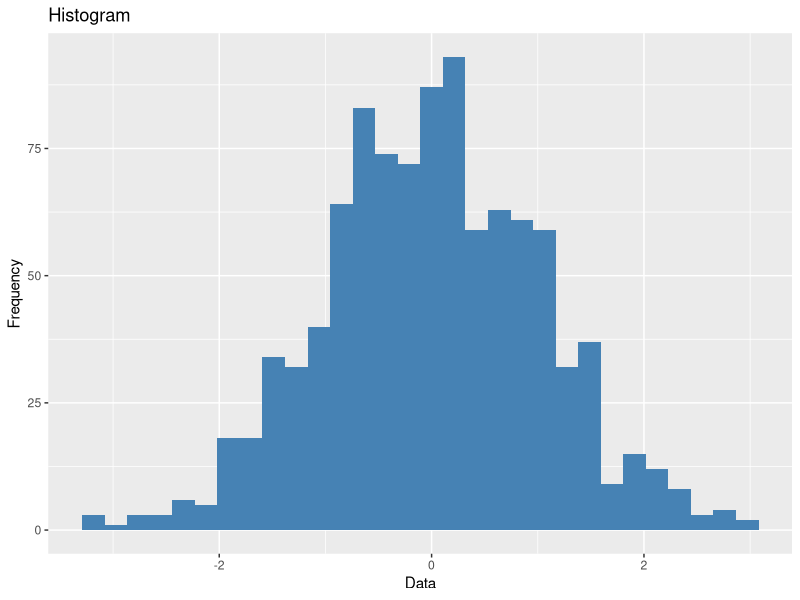
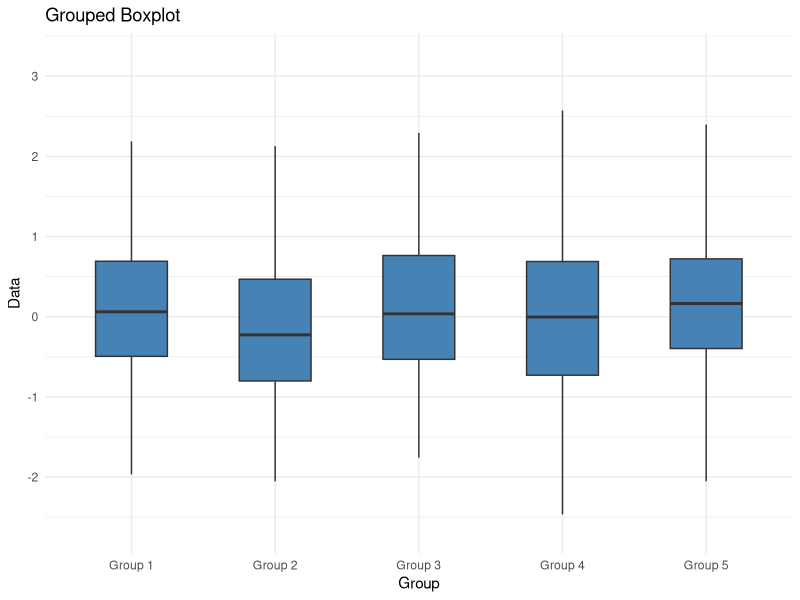
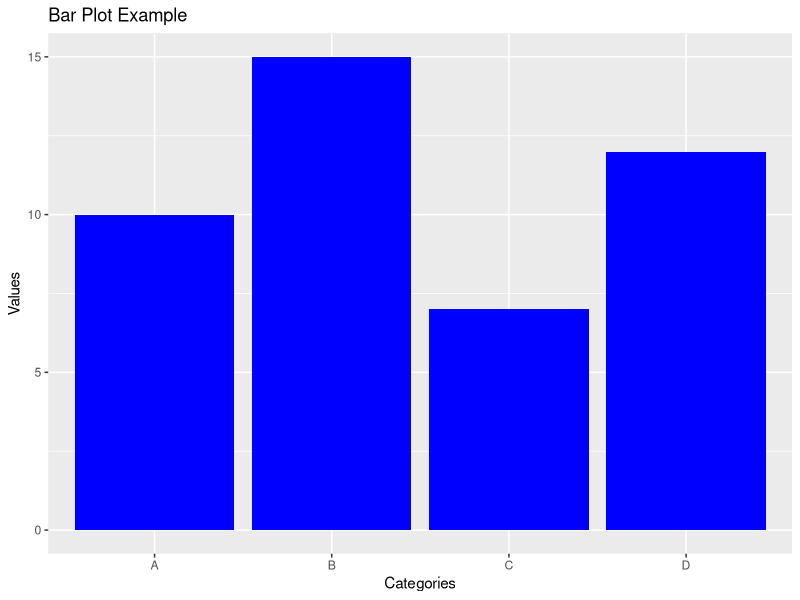
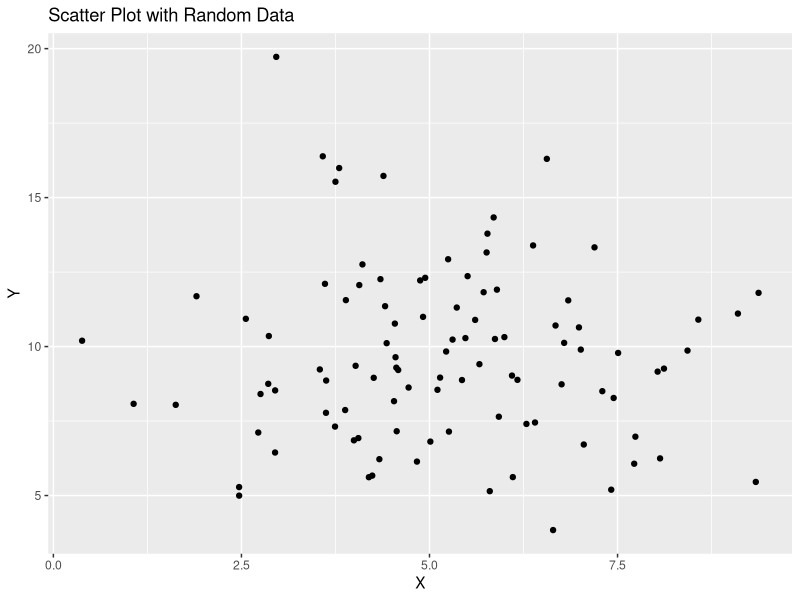

Source code (R) for these figures, in order:
## ---- chunk 1
#install.packages("ggplot2")
library(ggplot2)
## ---- chunk 2
# Generate random data
data <- rnorm(1000)
# Convert data to a data frame
df <- data.frame(data = data)
# Create a histogram using ggplot2 
plot1 <- ggplot(df, aes(x = data)) +
  geom_histogram(fill = "steelblue", bins = 30) +
  labs(title = "Histogram", x = "Data", y = "Frequency") 
# Save plot1 as a PNG file
ggsave("plot1.png", plot1, dpi = 250)
## ---- chunk 3
# Set seed for reproducibility
set.seed(123)
# Generate random data
data1 <- rnorm(100)
data2 <- rnorm(100)
data3 <- rnorm(100)
data4 <- rnorm(100)
data5 <- rnorm(100)
# Create a data frame with all the random data
df2 <- data.frame(
  Group = rep(c("Group 1", "Group 2", "Group 3", "Group 4", "Group 5"), each = 100),
  Data = c(data1, data2, data3, data4, data5))
# Create a grouped boxplot using ggplot2
plot2 <- ggplot(df2, aes(x = Group, y = Data)) +
  geom_boxplot(width = 0.5, outlier.shape = NA, fill = "steelblue") +
  labs(title = "Grouped Boxplot", x = "Group", y = "Data") +
  theme_minimal()
# Save plotplo2 as a PNG file
ggsave("plot2.png", plot2, dpi = 250)
## ---- chunk 4
# Sample data
x <- c("A", "B", "C", "D")
y <- c(10, 15, 7, 12)
data2 <- data.frame(Category = x, Value = y)
# Create bar plot using ggplot2
plot3 <- ggplot(data2, aes(x = Category, y = Value)) +
  geom_bar(stat = "identity", fill = "blue") +
  labs(title = "Bar Plot Example", x = "Categories", y = "Values")
# Save plot3 as a PNG file
ggsave("plot3.png", plot3, dpi = 250)
## ---- chunk 5
# Generate random data
set.seed(123)  # Set seed for reproducibility
n <- 100       # Number of data points
x <- rnorm(n, mean = 5, sd = 2)
y <- rnorm(n, mean = 10, sd = 3)
# Create scatter plot using ggplot2
df3 <- data.frame(x = x, y = y)
plot4 <- ggplot(df3, aes(x, y)) +
  geom_point() +
  labs(title = "Scatter Plot with Random Data", x = "X", y = "Y")
# Save plot5 as a PNG file
ggsave("plot4.png", plot4, dpi = 250)

